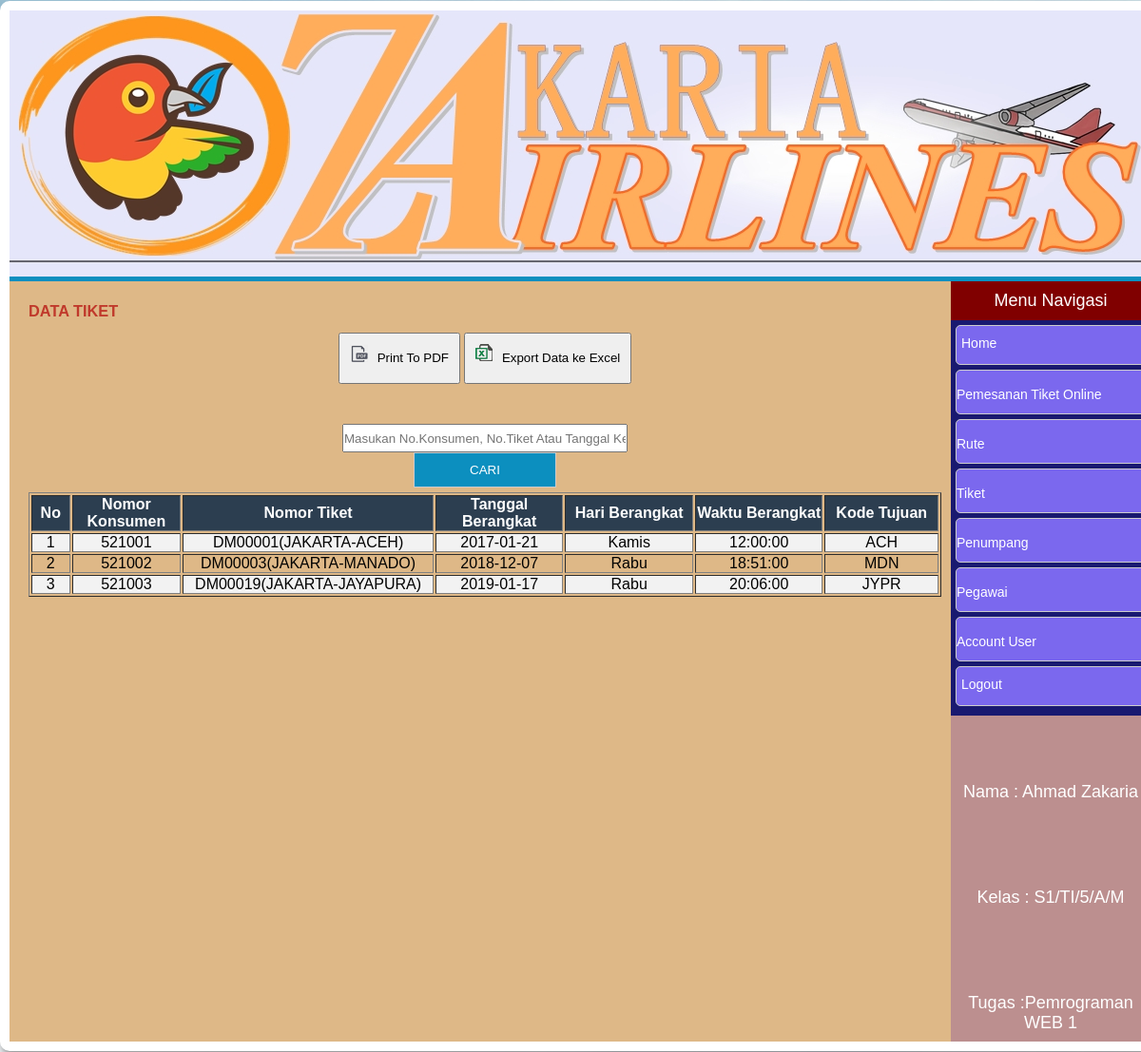
Screenshot of /admin/lihatdatatiket.php (signed in) with the database file from the repository.
### tables this page shows
CREATE TABLE `tbl_tiket` (
  `no_konsumen` int(12) NOT NULL,
  `no_tiket` varchar(100) NOT NULL,
  `tgl_berangkat` date NOT NULL,
  `hari_berangkat` varchar(6) NOT NULL,
  `waktu_berangkat` time NOT NULL,
  `no_tujuan` varchar(8) NOT NULL
);

### admin/lihatdatatiket.php (the view, shortened to what this page needs)
<?php
include('template/top.php');
include('template/navigasi.php');
?>
<div id="main">
	<div class="content">
		<h3>Data Tiket</h3>
				<p align=center><a href="export/exportpdf_tiket.php"><button class="print"><img src="img/pdf.png">Print To PDF</button>
		<a href="export/exportexcel_tiket.php"><button class="print"><img src="img/excel.png">Export Data ke Excel</button></a></p>
	<br>
	<br>
			<form action="" method="POST">
	<p align=center><input type="text" name="query" style="width: 300px; height: 30px;" placeholder="Masukan No.Konsumen, No.Tiket Atau Tanggal Keberangkatan" autofocus autocomplete="off" /></p>
				<div class="input-group"><p align=center><input type="submit" name="cari" value="Cari" class="btn" style="width:150px";>
				</div>
				</form>
		<table id="tabel"  border="1" cellpadding="3" >
			<tr>
				<th style="width: 60px;">No</th>
				<th style="width: 150px;">Nomor Konsumen</th>
				<th style="width: 400px;">Nomor Tiket</th>
				<th style="width: 200px;">Tanggal Berangkat</th>
				<th style="width: 200px;">Hari Berangkat</th>
				<th style="width: 200px;">Waktu Berangkat</th>
				<th style="width: 200px;">Kode Tujuan</th>
			</tr>
			<?php include('koneksi/conn.php');
			$no=1;
	$query = $_POST['query'];
	if ($query !=''){
	$select = mysql_query("SELECT * FROM tbl_tiket where no_konsumen like '%$query%' or no_tiket like '%$query%' or tgl_berangkat like '%$query%'");
	}else{
		$select = mysql_query("SELECT * FROM tbl_tiket ORDER by no_konsumen ASC");
	}
			while ($data = mysql_fetch_array ($select)){
				?>
				<tr>
					<td><p align=center><?php echo $no++?></td>
					<td><p align=center><?php echo $data['no_konsumen'];?></td>
					<td><p align=center><?php echo $data['no_tiket']; ?></td>
					<td><p align=center><?php echo $data['tgl_berangkat']; ?></td>
					<td><p align=center><?php echo $data['hari_berangkat']; ?></td>
					<td><p align=center><?php echo $data['waktu_berangkat']; ?></td>
					<td><p align=center><?php echo $data['no_tujuan']; ?></td>
				</tr>
				<?php } ?>
			</table>
		</div>
	</div>
	<?php include('template/footer.php'); ?>

### admin/style.css (style rules this page uses)
* { padding: 0; margin: 0; }
body { background: url(img/3.jpg) no-repeat fixed; background-size: cover; font-family: 'Oxygen', sans-serif; font-size: 14px; }
a:link { text-decoration: none; color: #fff; }
#main { background-color: #403F3F; }
.content { width: 960px; padding: 10px 0; float: left; margin-left: 20px; color: #c0392b; }
.content h3 { text-transform: uppercase; color: #c0392b; height: 20px; margin: 12px 0; }
.input-group { margin-bottom: 5px; }
.input-group input { padding:10px; border:1px solid #ccc; }
.btn { border: none; padding: 10px; background: #0C8FBF; color: #fff; text-transform: uppercase; text-align: center; cursor: pointer; }
tr:nth-child(even) { background-color: #f2f2f2 }
th { background-color:#2c3e50; color: white; text-align: center; }
.print { padding: 10px; line-height: 30px; margin-bottom: 10px; }
.print img { padding-right: 10px; float: left; }

### rows the page displays
tbl_tiket: no_konsumen "521001", no_tiket "DM00001(JAKARTA-ACEH)", tgl_berangkat "2017-01-21", hari_berangkat "Kamis", waktu_berangkat "12:00:00", no_tujuan "ACH"
tbl_tiket: no_konsumen "521002", no_tiket "DM00003(JAKARTA-MANADO)", tgl_berangkat "2018-12-07", hari_berangkat "Rabu", waktu_berangkat "18:51:00", no_tujuan "MDN"
tbl_tiket: no_konsumen "521003", no_tiket "DM00019(JAKARTA-JAYAPURA)", tgl_berangkat "2019-01-17", hari_berangkat "Rabu", waktu_berangkat "20:06:00", no_tujuan "JYPR"
